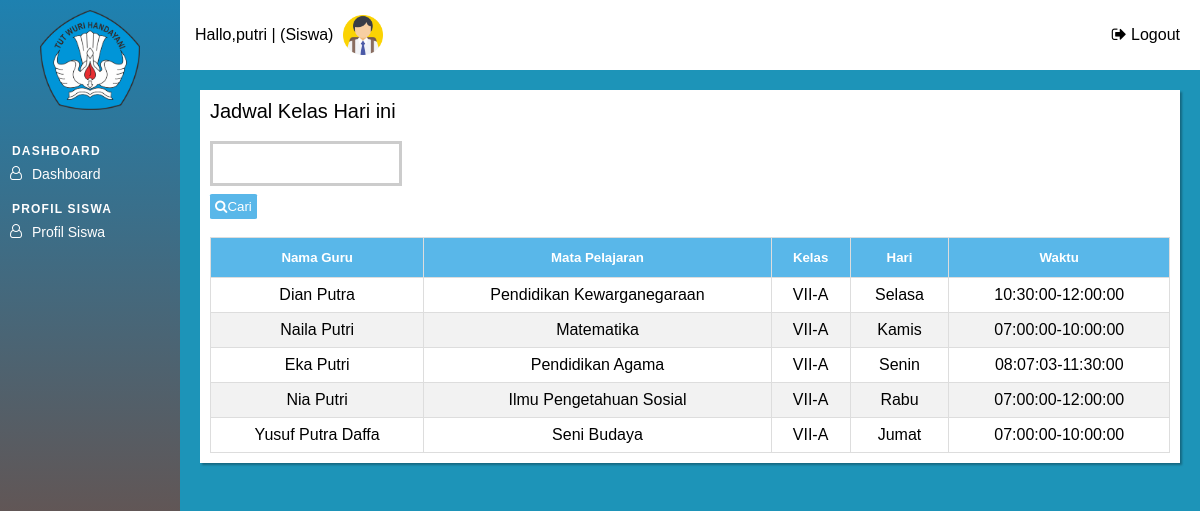
The page /siswa/halaman_siswa.php?page=dashboard (signed in) on the database its author committed.
### tables this page shows
CREATE TABLE `tbl_guru` (
  `id_guru` int(11) NOT NULL,
  `nip` char(18) NOT NULL,
  `nama_guru` varchar(50) NOT NULL,
  `alamat_guru` varchar(50) DEFAULT NULL,
  `jenis_kelamin` varchar(10) NOT NULL,
  `tempat_lahir` varchar(30) NOT NULL,
  `tanggal_lahir` date DEFAULT NULL,
  `no_telp` varchar(20) NOT NULL,
  `foto_guru` varchar(50) DEFAULT NULL
);

CREATE TABLE `tbl_mapel` (
  `id_mapel` int(11) NOT NULL,
  `kode_mapel` char(10) NOT NULL,
  `nama_mapel` varchar(50) NOT NULL,
  `semester` int(11) DEFAULT NULL
);

CREATE TABLE `tbl_kelas` (
  `id_kelas` int(11) NOT NULL,
  `kode_kelas` char(10) NOT NULL,
  `nama_kelas` varchar(30) NOT NULL
);

CREATE TABLE `tbl_jadwal` (
  `id_jadwal` int(11) NOT NULL,
  `id_guru` int(11) NOT NULL,
  `id_mapel` int(11) NOT NULL,
  `id_kelas` int(11) NOT NULL,
  `hari` varchar(10) DEFAULT NULL,
  `jam_masuk` time DEFAULT NULL,
  `jam_keluar` time DEFAULT NULL
);

### siswa/dashboard.php (the view, shortened to what this page needs)
<?php
include "../config/koneksi.php";
?>
<div class="tabel-page">
	<div class="tabel-heading">
		Jadwal Kelas Hari ini
	</div>
	<div class="search-box">
		<form method="GET" action="" autocomplete="off">
			<input type="text" name="keyword">
			<button class="button-input" id="myBtn" type="submit" name="cari">
			<i class="fa fa-search" aria-hidden="true"></i>Cari
			</button>
			<br><br>
		</form>
	</div>
	<table id="list-data" class="display">
		<thead>
			<tr>
				<th><h5>Nama Guru</h5></th>
				<th><h5>Mata Pelajaran</h5></th>
				<th><h5>Kelas</h5></th>
				<th><h5>Hari</h5></th>
				<th><h5>Waktu</h5></th>
			</tr>
		</thead>
		<?php
		if(isset($_GET['cari'])) {
			$keyword = $_GET['keyword'];
			$sql ="SELECT * from tbl_guru as g
					INNER JOIN tbl_mengajar as me ON  g.id_guru = me.id_guru
					INNER JOIN tbl_mapel as m ON m.id_mapel = me.id_mapel
					INNER JOIN tbl_jadwal as j ON j.id_mapel = me.id_mapel AND j.id_guru = g.id_guru
					INNER JOIN tbl_kelas as k ON k.id_kelas = j.id_kelas
					WHERE
					nama_guru LIKE '%$keyword%' OR
					nama_mapel LIKE '%$keyword%' OR
					nama_kelas LIKE '%$keyword%' OR
					hari LIKE '%$keyword%'";
 			} else {
			$sql ="SELECT * from tbl_guru as g
			INNER JOIN tbl_mengajar as me ON  g.id_guru = me.id_guru
			INNER JOIN tbl_mapel as m ON m.id_mapel = me.id_mapel
			INNER JOIN tbl_jadwal as j ON j.id_mapel = me.id_mapel AND j.id_guru = g.id_guru
			INNER JOIN tbl_kelas as k ON k.id_kelas = j.id_kelas
			ORDER BY k.nama_kelas";
			 }
			 $result = mysqli_query($conn, $sql) or die(mysqli_error($conn));
			if (mysqli_num_rows($result) > 0) {
		    	while($row = mysqli_fetch_assoc($result)) {
		?>
		        <tr>
		        	<td><?php echo $row["nama_guru"];?></td>
		        	<td><?php echo $row["nama_mapel"];?></td>
		        	<td><?php echo $row["nama_kelas"];?></td>
					<td><?php echo $row["hari"];?></td>
		        	<td><?php echo $row["jam_masuk"]."-".$row["jam_keluar"];?></td>
		        </tr>
		<?php
		    	}
			}
		?>
	</table>
</div>

### assets/css/halaman_admin.css (style rules this page uses)
* { padding: 0; margin: 0; box-sizing: border-box; }
body { font: 16px sans-serif; }

### assets/css/tabel.css (style rules this page uses)
.tabel-page { background-color: #FFFF; box-shadow: 2px 2px 2px rgba(0, 0, 0,0.3); padding: 10px; width: 100%; height: auto; }
#list-data { font: 16px sans-serif; border-collapse: collapse; width: 100%; }
#list-data td, #list-data th { border: 1px solid #ddd; padding: 8px; text-align: center; }
#list-data tr:nth-child(even) { background-color: #f2f2f2; }
#list-data th { padding-top: 12px; padding-bottom: 12px; text-align: center; background-color: #59b7e9; color: white; }
.tabel-heading { font-size: 20px; margin-bottom: 10px; }
.button-input { background-color: #59b7e9; border-radius: 5%; padding : 5px; border: none; color: #FFFFFF; }
.search-box { width: 20%; float: left; margin-right: 10%; }

### assets/css/modal.css (style rules this page uses)
input[type=text], input[type=password], input[type=number] { width: 100%; padding: 12px 10px; margin: 8px 0; box-sizing: border-box; border: 3px solid #ccc; outline: none; }

### rows shown on the page
tbl_guru: nama_guru "Dian Putra", tbl_mapel.nama_mapel "Pendidikan Kewarganegaraan", tbl_kelas.nama_kelas "VII-A", tbl_jadwal.hari "Selasa", tbl_jadwal.jam_masuk "10:30:00", tbl_jadwal.jam_keluar "12:00:00"
tbl_guru: nama_guru "Naila Putri", tbl_mapel.nama_mapel "Matematika", tbl_kelas.nama_kelas "VII-A", tbl_jadwal.hari "Kamis", tbl_jadwal.jam_masuk "07:00:00", tbl_jadwal.jam_keluar "10:00:00"
tbl_guru: nama_guru "Eka Putri", tbl_mapel.nama_mapel "Pendidikan Agama", tbl_kelas.nama_kelas "VII-A", tbl_jadwal.hari "Senin", tbl_jadwal.jam_masuk "08:07:03", tbl_jadwal.jam_keluar "11:30:00"
tbl_guru: nama_guru "Nia Putri", tbl_mapel.nama_mapel "Ilmu Pengetahuan Sosial", tbl_kelas.nama_kelas "VII-A", tbl_jadwal.hari "Rabu", tbl_jadwal.jam_masuk "07:00:00", tbl_jadwal.jam_keluar "12:00:00"
tbl_guru: nama_guru "Yusuf Putra Daffa", tbl_mapel.nama_mapel "Seni Budaya", tbl_kelas.nama_kelas "VII-A", tbl_jadwal.hari "Jumat", tbl_jadwal.jam_masuk "07:00:00", tbl_jadwal.jam_keluar "10:00:00"

### other values the page prints
$_SESSION['username'] "putri"
